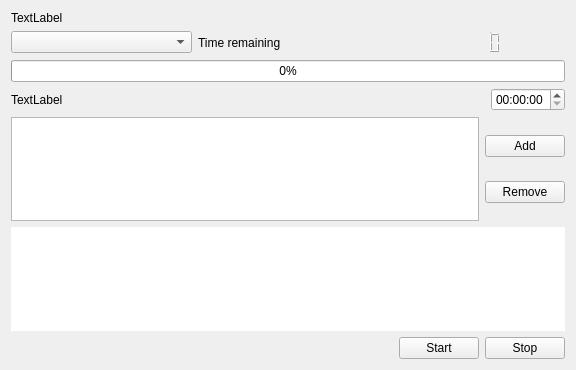
<?xml version="1.0" encoding="UTF-8"?>
<ui version="4.0">
 <class>Form__timer</class>
 <widget class="QWidget" name="Form__timer">
  <property name="geometry">
   <rect>
    <x>0</x>
    <y>0</y>
    <width>576</width>
    <height>370</height>
   </rect>
  </property>
  <property name="windowTitle">
   <string>Timer</string>
  </property>
  <property name="windowIcon">
   <iconset resource="../rc/icons.qrc">
    <normaloff>:/icons/icons/timer-play.png</normaloff>:/icons/icons/timer-play.png</iconset>
  </property>
  <layout class="QVBoxLayout" name="verticalLayout_4">
   <item>
    <layout class="QVBoxLayout" name="verticalLayout">
     <item>
      <widget class="QLabel" name="label__jid">
       <property name="text">
        <string>TextLabel</string>
       </property>
      </widget>
     </item>
     <item>
      <layout class="QHBoxLayout" name="horizontalLayout">
       <item>
        <widget class="QComboBox" name="comboBox__link"/>
       </item>
       <item>
        <widget class="QLabel" name="label">
         <property name="text">
          <string>Time remaining</string>
         </property>
        </widget>
       </item>
       <item>
        <widget class="QLCDNumber" name="lcdNumber__remaining">
         <property name="frameShape">
          <enum>QFrame::NoFrame</enum>
         </property>
        </widget>
       </item>
      </layout>
     </item>
     <item>
      <widget class="QProgressBar" name="progressBar__remaining">
       <property name="value">
        <number>0</number>
       </property>
      </widget>
     </item>
    </layout>
   </item>
   <item>
    <layout class="QHBoxLayout" name="horizontalLayout_3">
     <item>
      <widget class="QLabel" name="label__status">
       <property name="text">
        <string>TextLabel</string>
       </property>
      </widget>
     </item>
     <item>
      <spacer name="horizontalSpacer_2">
       <property name="orientation">
        <enum>Qt::Horizontal</enum>
       </property>
       <property name="sizeHint" stdset="0">
        <size>
         <width>40</width>
         <height>20</height>
        </size>
       </property>
      </spacer>
     </item>
     <item>
      <widget class="QLabel" name="label_2">
       <property name="sizePolicy">
        <sizepolicy hsizetype="Preferred" vsizetype="Preferred">
         <horstretch>0</horstretch>
         <verstretch>0</verstretch>
        </sizepolicy>
       </property>
       <property name="maximumSize">
        <size>
         <width>40</width>
         <height>40</height>
        </size>
       </property>
       <property name="text">
        <string/>
       </property>
       <property name="pixmap">
        <pixmap resource="../rc/icons.qrc">:/icons/icons/clock-check-outline.png</pixmap>
       </property>
       <property name="scaledContents">
        <bool>true</bool>
       </property>
       <property name="alignment">
        <set>Qt::AlignCenter</set>
       </property>
      </widget>
     </item>
     <item>
      <widget class="QTimeEdit" name="timeEdit__timer">
       <property name="currentSection">
        <enum>QDateTimeEdit::HourSection</enum>
       </property>
       <property name="displayFormat">
        <string>hh:mm:ss</string>
       </property>
      </widget>
     </item>
    </layout>
   </item>
   <item>
    <layout class="QHBoxLayout" name="horizontalLayout_4">
     <item>
      <widget class="QListWidget" name="listWidget__command"/>
     </item>
     <item>
      <layout class="QVBoxLayout" name="verticalLayout_2">
       <item>
        <widget class="QPushButton" name="pushButton__add_item">
         <property name="text">
          <string>Add</string>
         </property>
         <property name="icon">
          <iconset resource="../rc/icons.qrc">
           <normaloff>:/icons/icons/plus.png</normaloff>:/icons/icons/plus.png</iconset>
         </property>
        </widget>
       </item>
       <item>
        <widget class="QPushButton" name="pushButton__del_item">
         <property name="text">
          <string>Remove</string>
         </property>
         <property name="icon">
          <iconset resource="../rc/icons.qrc">
           <normaloff>:/icons/icons/minus.png</normaloff>:/icons/icons/minus.png</iconset>
         </property>
        </widget>
       </item>
      </layout>
     </item>
    </layout>
   </item>
   <item>
    <layout class="QVBoxLayout" name="verticalLayout_3">
     <item>
      <widget class="QTextEdit" name="textEdit__debug">
       <property name="frameShape">
        <enum>QFrame::NoFrame</enum>
       </property>
       <property name="frameShadow">
        <enum>QFrame::Plain</enum>
       </property>
       <property name="readOnly">
        <bool>true</bool>
       </property>
      </widget>
     </item>
     <item>
      <layout class="QHBoxLayout" name="horizontalLayout_2">
       <item>
        <spacer name="horizontalSpacer">
         <property name="orientation">
          <enum>Qt::Horizontal</enum>
         </property>
         <property name="sizeHint" stdset="0">
          <size>
           <width>40</width>
           <height>20</height>
          </size>
         </property>
        </spacer>
       </item>
       <item>
        <widget class="QPushButton" name="pushButton__start">
         <property name="text">
          <string>Start</string>
         </property>
         <property name="icon">
          <iconset resource="../rc/icons.qrc">
           <normaloff>:/icons/icons/timer-play.png</normaloff>:/icons/icons/timer-play.png</iconset>
         </property>
        </widget>
       </item>
       <item>
        <widget class="QPushButton" name="pushButton__stop">
         <property name="text">
          <string>Stop</string>
         </property>
         <property name="icon">
          <iconset resource="../rc/icons.qrc">
           <normaloff>:/icons/icons/stop.png</normaloff>:/icons/icons/stop.png</iconset>
         </property>
        </widget>
       </item>
      </layout>
     </item>
    </layout>
   </item>
  </layout>
 </widget>
 <resources>
  <include location="../rc/icons.qrc"/>
  <include location="../rc/images.qrc"/>
 </resources>
 <connections/>
</ui>
